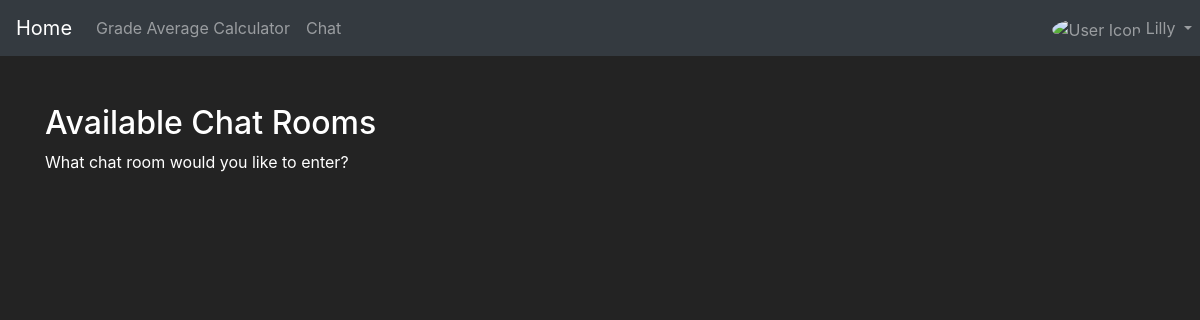
Page /chat/ (signed in) on the earlier database version.
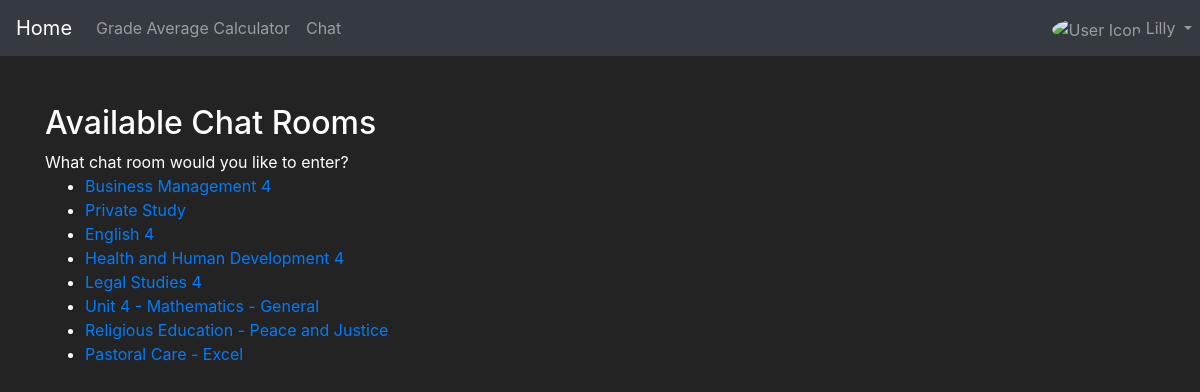
Same page on the later database version.
### accounts/models.py (models this page shows, shortened)
class UserClassesRelationship(models.Model):
    user = models.ForeignKey(User, on_delete=models.CASCADE, related_name='user_classes')
    class_id = models.ForeignKey(Class, on_delete=models.CASCADE)

class Class(models.Model):
    class_id = models.AutoField(primary_key=True)
    class_code = models.CharField(max_length=255)
    class_description = models.TextField(blank=True, null=True)
    class_domain = models.CharField(max_length=255, blank=True, null=True)
    class_campus = models.CharField(max_length=255, blank=True, null=True)
    class_teacher = models.CharField(max_length=255, blank=True, null=True)
    class_teacher_code = models.CharField(max_length=255, blank=True, null=True)

### chat/views.py (the view)
# urls.py: path('', views.index, name='index'),
def index(request):
    user_classes = request.user.user_classes.all()
    context = {
        "user_classes": user_classes,
    }
    return render(request, "chat/index.html",context)

### chat/templates/chat/index.html (shortened to what this page needs)
{% extends "base.html" %}
{% block content %}
<!DOCTYPE html>
<html>
<head>
</head>
<body>
<h2>Available Chat Rooms</h2>
What chat room would you like to enter?<br>
<ul>
    {% for classes in user_classes %}
        <li>
            <a href="{% url 'chat:room' classes.class_id.class_code %}">{{ classes.class_id.class_description }}</a>
        </li>
    {% endfor %}
</ul>
</body>
</html>
{% endblock %}

Differences in the rows shown:
added UserClassesRelationship: class_id.class_description "Business Management 4"
added UserClassesRelationship: class_id.class_description "Private Study"
added UserClassesRelationship: class_id.class_description "English 4"
added UserClassesRelationship: class_id.class_description "Health and Human Development 4"
added UserClassesRelationship: class_id.class_description "Legal Studies 4"
added UserClassesRelationship: class_id.class_description "Unit 4 - Mathematics - General"
added UserClassesRelationship: class_id.class_description "Religious Education - Peace and Justice"
added UserClassesRelationship: class_id.class_description "Pastoral Care - Excel"
